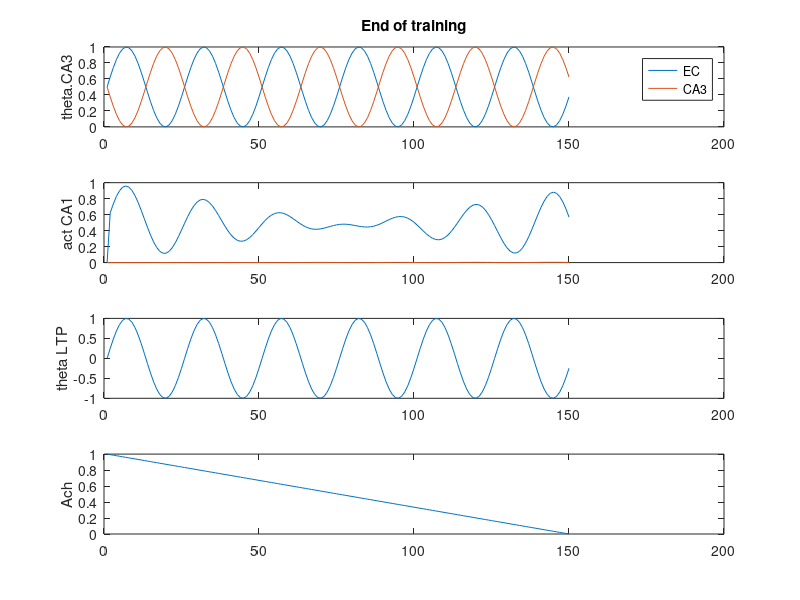
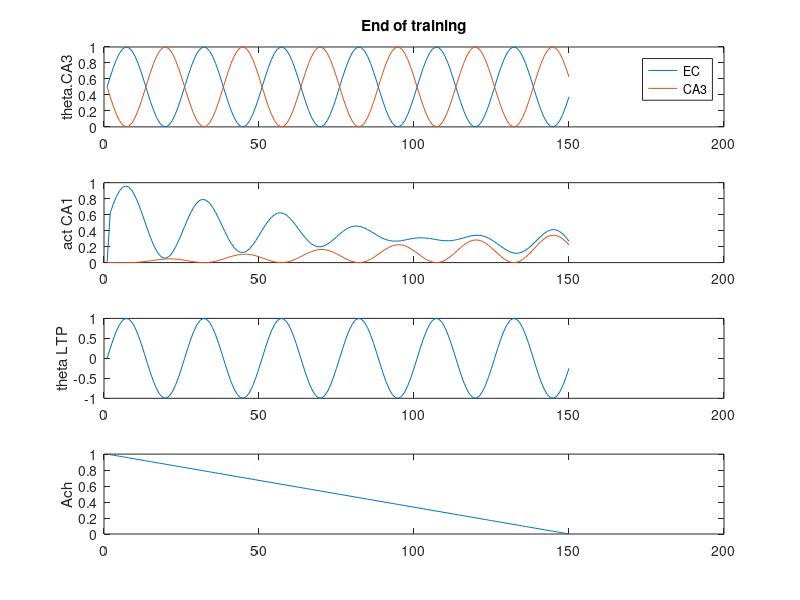

Source code (MATLAB) for these figures, in order:
function [] = hasselmo9402_working()
% hasselmo_2002 theta model


%todo: 
% add plots for ca3 and ec activity
% add ach to the model
% make a struct to hold data? 

clear all;
dbstop if error;

%% runtime parameters
p.nTrls = 10;
p.nTSteps = 25;
p.nCA1cells = 2;
p.nCA3cells = 3;
p.nECcells = 2;

p.dt = 0.005; % Default = 5 ms
p.thF = 8; % Default = 8 Hz
p.nCycles = 6; % How many cycles would we like per trial. Default = 6? 
p.stepsPerCycle = ceil(((1/p.thF)/p.dt));
p.phaseStep = (2*pi)/p.stepsPerCycle; % number of radians to increment theta phase by for each time steps
p.k = .5; % Max synaptic growth. Default = .5
p.lrate = 0.01; % learning rate, per Ehren's experiment
p.thetaScale = 1; % X from Hasselmo et al. 2002, p 799
% [0 to 1] smaller means theta has less effect on functional strength
% paper is vague about whether different values are used for the different
% layers (CA3 vs EC), for now we'll assume that it is a single fixed
% parameter. Default = 1?

% allocate arrays
a.CA1 = nan(p.nCA1cells,p.nTSteps);
a.CA3 = nan(p.nCA3cells,p.nTrls); 
a.EC  = nan(p.nECcells, p.nTrls);
w.CA3 = eye(p.nCA1cells, p.nCA3cells);
w.EC  = eye(p.nCA1cells, p.nECcells); % identity matrix p.801
tempXprod = nan(p.nCA1cells,p.nCA3cells,p.stepsPerCycle);



%% Task 

% 


stage = 1;

% for each trial, run the theta model 
for trl = 1:p.nTrls
  % initialize first timestep
  % NOTE: THESE NEED TO BE SET FOR EACH PHASE OF THE TASK, TRL
  a.CA3(:,1) = [1; 1; 0]; % rand(p.nCA3cells,1) > .5;
  a.EC(:,1)  = [1; 0]; % rand(p.nECcells, 1) > .5;
  
  % run the model
  [a, tempXprod, pha, theta] = runTheta(a,w,tempXprod,p,stage);
  
  % compute weight updates after each theta cycle
  dw.CA3(:,:) = sum(tempXprod,3);
  
  fprintf('\nTrial %i\n',trl);
  if any(isnan(dw.CA3)), keyboard, end % Just in case something goes wrong...
  w.CA3, dw.CA3
  w.CA3 = w.CA3 + p.lrate .* dw.CA3; %   w.CA3 = w.CA3 + dw.CA3;
  w.CA3 = min(w.CA3, p.k);
  %w.CA3
  
end

if 1, plotStateVariables(theta,a,pha); end

%keyboard

fprintf('Test initial learning\n');
a.CA3(:,1) = [0; 1; 0]; % rand(p.nCA3cells,1) > .5;
[a, tempXprod, pha, theta] = runTheta(a,w,tempXprod,p,stage);
if 1, plotStateVariables(theta,a,pha); end


keyboard;
end

function [a,tempXprod, pha, theta] = runTheta(a,w,tempXprod,p,stage)
  
  % allocate phase and theta params
  pha.EC = nan(p.nTSteps,1);   theta.EC = nan(p.nTSteps,1);
  pha.CA3 = nan(p.nTSteps,1);  theta.CA3 = nan(p.nTSteps,1);
  pha.LTP = nan(p.nTSteps,1);  theta.LTP = nan(p.nTSteps,1);

  
  pha.EC(1)  = 0;    theta.EC(1)  = (p.thetaScale/2) * sin(pha.EC(1))  + (1-(p.thetaScale/2));
  pha.CA3(1) = pi;   theta.CA3(1) = (p.thetaScale/2) * sin(pha.CA3(1)) + (1-(p.thetaScale/2));
  pha.LTP(1) = 0;    theta.LTP(1) = sin(pha.LTP(1));
  
  % initialize CA1 activity
  %a.CA1(:,1) = ((theta.EC(1) .* w.EC) * a.EC(:,stage)) + ((theta.CA3(1) .* w.CA3) * a.CA3(:,1)); % eq 2.4 p.799
  %p.nCycles = 10;
  pha.AChLvls = linspace(1,0,p.nCycles*p.stepsPerCycle); % add acetylcholine
  Cr = 1; Cl = 1; % These need to be updated to control for individual dynamics in CA3 vs EC 
  syn.EC3(:,1) = (1 - pha.AChLvls(1)*Cl) * ((theta.EC(1) .* w.EC) * a.EC(:,stage));
  syn.CA3(:,1) = (1 - pha.AChLvls(1)*Cr) * ((theta.CA3(1) .* w.CA3) * a.CA3(:,stage));
  
  a.CA1(:,1) = syn.EC3(:,1) + syn.CA3(:,1); % eq 2.4 p.799

  tempXprod(:,:,1) = (theta.LTP(1) .* a.CA1(:,1)) * a.CA3(:,stage)';
  % run one theta cycle
  for t = 2:p.nCycles*p.stepsPerCycle
    
    % phasic input
    pha.EC(t)  = pha.EC(t-1)  + p.phaseStep;  theta.EC(t)  = (p.thetaScale/2) * sin(pha.EC(t))  + (1-(p.thetaScale/2));  % eq 2.2 p.799
    pha.CA3(t) = pha.CA3(t-1) + p.phaseStep;  theta.CA3(t) = (p.thetaScale/2) * sin(pha.CA3(t)) + (1-(p.thetaScale/2));  % eq 2.3 p.799
    pha.LTP(t) = pha.LTP(t-1) + p.phaseStep;  theta.LTP(t) = sin(pha.LTP(t));                                            % eq 2.5 p.799
    
    
    %a.CA1 = w.EC .* a.EC + w.CA3 .* a.CA3; % eq 2.1
    %a.CA1(:,t) = ((theta.EC(t) .* w.EC) * a.EC(:,stage)) + ((theta.CA3(t) .* w.CA3) * a.CA3(:,stage)); % eq 2.4 p.799
    syn.EC3(:,t) = (pha.AChLvls(t)*Cl) * ((theta.EC(t) .* w.EC) * a.EC(:,stage));
    syn.CA3(:,t) = (1 - pha.AChLvls(t)*Cr) * ((theta.CA3(t) .* w.CA3) * a.CA3(:,stage));
    
    a.CA1(:,t) = syn.EC3(:,t) + syn.CA3(:,t); % eq 2.4 p.799

    tempXprod(:,:,t) = (theta.LTP(t) .* a.CA1(:,t)) * a.CA3(:,stage)';
    
  end
  
  modEC = reshape(syn.EC3,2,[])';
  modCA3 = reshape(syn.CA3,2,[])';
  
  if 0
    keyboard
    
    figure; hold on;
    time = linspace(0, 1000, size(reshape(syn.EC3,2,[])',1));
    plot(time,modEC);
    plot(time,modCA3);
    xlim([0,max(time)]);
    
    figure;
    plot(time, modEC+modCA3)
    
  end
  
end

function plotStateVariables(theta,a,pha)
    figure;
    subplot(4,1,1);
    hold off; plot(theta.EC)
    hold on; plot(theta.CA3)
    ylabel('theta.CA3');
    legend('EC','CA3'); ylim([0 1]);
    title(['End of training']);
    
    subplot(4,1,2);
    plot(a.CA1');
    ylabel('act CA1');
    
    subplot(4,1,3);
    plot(theta.LTP)
    ylabel('theta LTP');
    
    subplot(4,1,4);
    plot(pha.AChLvls)
    ylabel('Ach');
end

%%
